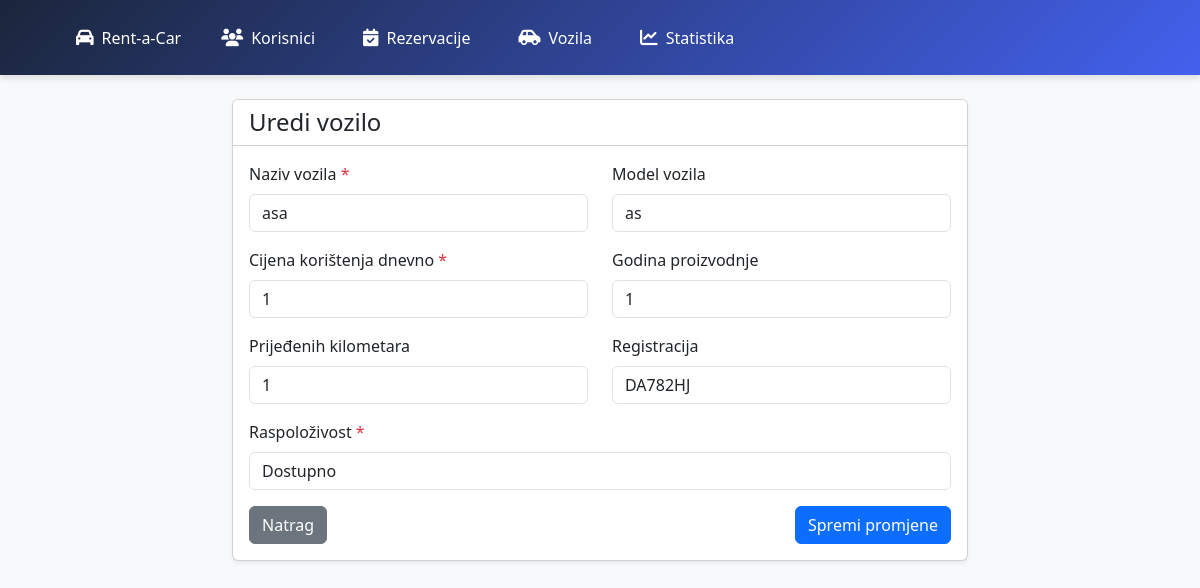
/edit_vozilo.php?id=65, run on the app's committed database.
### tables this page shows
CREATE TABLE `karakteristike_automobila` (
  `Godiste` int(11) DEFAULT NULL,
  `Kilometraza` int(11) DEFAULT NULL,
  `Registracija` varchar(11) DEFAULT NULL,
  `VoziloID` int(11) NOT NULL
);

CREATE TABLE `vozila` (
  `IDVozilo` int(11) NOT NULL,
  `Naziv` char(25) NOT NULL,
  `Model` char(25) DEFAULT NULL,
  `CijenaKoristenjaDnevno` float NOT NULL,
  `Raspolozivost` enum('Dostupno','Nije dostupno') NOT NULL DEFAULT 'Dostupno'
);

### edit_vozilo.php (the view, shortened to what this page needs)
<?php
include("db__connection.php");
if (isset($_GET['id'])) {
    $id = mysqli_real_escape_string($db, $_GET['id']);
    $query = "SELECT
                vozila.*,
                karakteristike_automobila.*
              FROM
                vozila
              JOIN
                karakteristike_automobila ON vozila.IDVozilo = karakteristike_automobila.VoziloID
              WHERE
                vozila.IDVozilo = '$id'";
    $result = mysqli_query($db, $query);
    $vozilo = mysqli_fetch_assoc($result);
}
?>
<!doctype html>
<html lang="en">
<head>
    <link href="https://cdn.jsdelivr.net/npm/bootstrap@5.0.2/dist/css/bootstrap.min.css" rel="stylesheet">
    <link rel="stylesheet" href="https://cdnjs.cloudflare.com/ajax/libs/font-awesome/6.0.0/css/all.min.css">
</head>
<body class="bg-light">
<?php include("navigacija.php");     ?>
    <div class="container py-4">
        <div class="row justify-content-center">
            <div class="col-md-8">
                <div class="card shadow-sm">
                    <div class="card-header bg-white">
                        <h4 class="mb-0">Uredi vozilo</h4>
                    </div>
                    <div class="card-body">
                        <form method="POST">
                            <div class="row">
                                <div class="col-md-6 mb-3">
                                    <label class="form-label">Naziv vozila <span class="text-danger">*</span></label>
                                    <input type="text" class="form-control" name="naziv"
                                           value="<?= htmlspecialchars($vozilo['Naziv']) ?>"
                                           maxlength="25" required>
                                </div>
                                <div class="col-md-6 mb-3">
                                    <label class="form-label">Model vozila</label>
                                    <input type="text" class="form-control" name="model"
                                           value="<?= htmlspecialchars($vozilo['Model'] ?? '') ?>"
                                           maxlength="25">
                                </div>
                            </div>
                            <div class="row">
                                <div class="col-md-6 mb-3">
                                    <label class="form-label">Cijena korištenja dnevno <span class="text-danger">*</span></label>
                                    <input type="number" step="0.01" class="form-control" name="cijena"
                                           value="<?= htmlspecialchars($vozilo['CijenaKoristenjaDnevno']) ?>" required>
                                </div>
                                <div class="col-md-6 mb-3">
                                    <label class="form-label">Godina proizvodnje</label>
                                    <input type="text" class="form-control" name="godiste"
                                           value="<?= htmlspecialchars($vozilo['Godiste'] ?? '') ?>">
                                </div>
                            </div>
                            <div class="row">
                                <div class="col-md-6 mb-3">
                                    <label class="form-label">Prijeđenih kilometara</label>
                                    <input type="number" class="form-control" name="kilometraza"
                                           value="<?= htmlspecialchars($vozilo['Kilometraza'] ?? '') ?>">
                                </div>
                                <div class="col-md-6 mb-3">
                                    <label class="form-label">Registracija</label>
                                    <input type="text" class="form-control" name="registracija"
                                           value="<?= htmlspecialchars($vozilo['Registracija'] ?? '') ?>">
                                </div>
                            </div>
                            <div class="mb-3">
                                <label class="form-label">Raspoloživost <span class="text-danger">*</span></label>
                                <select class="form-control" name="raspolozivost" required>
                                    <option value="Dostupno" <?= ($vozilo['Raspolozivost'] == 'Dostupno') ? 'selected' : '' ?>>Dostupno</option>
                                </select>
                            </div>
                            <div class="d-flex justify-content-between">
                                <a href="pregled_vozila.php" class="btn btn-secondary">Natrag</a>
                                <button type="submit" class="btn btn-primary">Spremi promjene</button>
                            </div>
                        </form>
                    </div>
                </div>
            </div>
        </div>
    </div>
</body>
</html>

### navigacija.php (style rules this page uses)
:root { --primary-color: #4361ee; --secondary-color: #3f37c9; --accent-color: #4895ef; --dark-color: #1b263b; --light-color: #f8f9fa; --hover-color: #4cc9f0; --shadow: 0 4px 6px rgba(0, 0, 0, 0.1); --transition: all 0.3s ease; }
* { margin: 0; padding: 0; box-sizing: border-box; }
body { font-family: 'Segoe UI', Tahoma, Geneva, Verdana, sans-serif; }

### data on the page
karakteristike_automobila: naziv "asa", model "as", cijena "1", godiste "1", kilometraza "1", registracija "DA782HJ"
vozila: raspolozivost "Dostupno"
